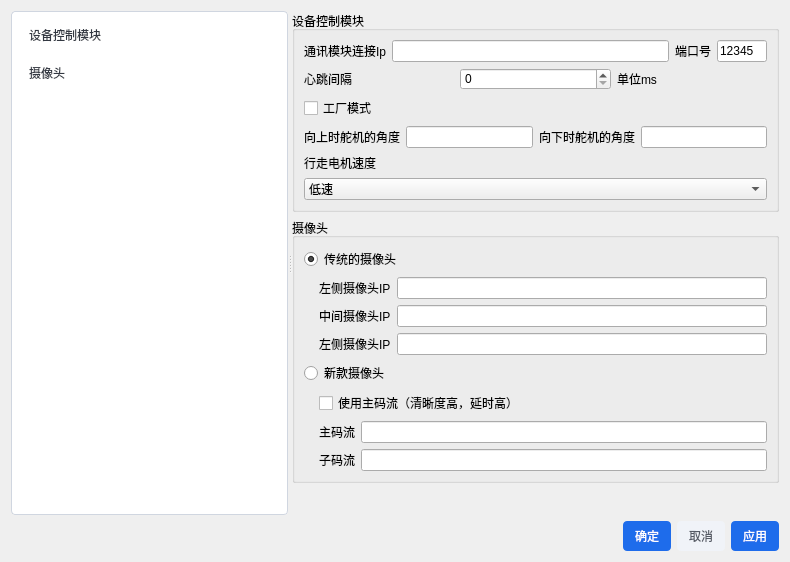
<?xml version="1.0" encoding="UTF-8"?>
<ui version="4.0">
 <class>XmlConfigManager</class>
 <widget class="QWidget" name="XmlConfigManager">
  <property name="geometry">
   <rect>
    <x>0</x>
    <y>0</y>
    <width>790</width>
    <height>562</height>
   </rect>
  </property>
  <property name="windowTitle">
   <string>SettingWidget</string>
  </property>
  <property name="styleSheet">
   <string notr="true">
/* 按钮样式 */
QPushButton {
    background-color: #1e6ceb;
    color: #ffffff;
    border: none;
    border-radius: 4px;
    padding: 6px 12px;
    font-size: 12px;
}
QPushButton:hover {
    background-color: #1859c0;
}
QPushButton:pressed {
    background-color: #134aa5;
}
QPushButton#cancelBtn { /* 取消按钮可单独设置 */
    background-color: #f0f3f8;
    color: #555a64;
}
QPushButton#cancelBtn:hover {
    background-color: #e5e9f2;
}</string>
  </property>
  <layout class="QVBoxLayout" name="verticalLayout_3">
   <item>
    <widget class="QSplitter" name="splitter">
     <property name="sizePolicy">
      <sizepolicy hsizetype="Expanding" vsizetype="Expanding">
       <horstretch>0</horstretch>
       <verstretch>0</verstretch>
      </sizepolicy>
     </property>
     <property name="orientation">
      <enum>Qt::Orientation::Horizontal</enum>
     </property>
     <widget class="QListWidget" name="listWidget">
      <property name="sizePolicy">
       <sizepolicy hsizetype="Fixed" vsizetype="Expanding">
        <horstretch>0</horstretch>
        <verstretch>0</verstretch>
       </sizepolicy>
      </property>
      <property name="styleSheet">
       <string notr="true">/* ========== 新增/优化：QListWidget 样式 ========== */
QListWidget {
    background-color: #ffffff;
    border: 1px solid #d0d6e0;
    border-radius: 4px;
    padding: 4px;
    color: #333842;
    outline: none; /* 去除选中时的虚线框 */
}

/* 列表项基础样式 */
QListWidget::item {
    padding: 8px 10px;
    border-radius: 3px;
    margin: 2px 0;
}

/* 列表项悬浮效果 */
QListWidget::item:hover {
    background-color: #e6f0ff;
}

/* 列表项选中效果 */
QListWidget::item:selected {
    background-color: #1e6ceb;
    color: #ffffff;
}

/* 列表项禁用效果（如需） */
QListWidget::item:disabled {
    color: #a0a6b3;
    background-color: #f8f9fc;
}</string>
      </property>
      <item>
       <property name="text">
        <string>设备控制模块</string>
       </property>
      </item>
      <item>
       <property name="text">
        <string>摄像头</string>
       </property>
      </item>
     </widget>
     <widget class="QWidget" name="widget" native="true">
      <layout class="QVBoxLayout" name="verticalLayout">
       <item>
        <widget class="QGroupBox" name="groupBox">
         <property name="sizePolicy">
          <sizepolicy hsizetype="Preferred" vsizetype="Fixed">
           <horstretch>0</horstretch>
           <verstretch>0</verstretch>
          </sizepolicy>
         </property>
         <property name="title">
          <string>设备控制模块</string>
         </property>
         <layout class="QVBoxLayout" name="verticalLayout_2">
          <item>
           <layout class="QHBoxLayout" name="horizontalLayout">
            <item>
             <widget class="QLabel" name="label">
              <property name="text">
               <string>通讯模块连接Ip</string>
              </property>
             </widget>
            </item>
            <item>
             <widget class="QLineEdit" name="lineEdit"/>
            </item>
            <item>
             <widget class="QLabel" name="label_2">
              <property name="text">
               <string>端口号</string>
              </property>
             </widget>
            </item>
            <item>
             <widget class="QLineEdit" name="lineEdit_2">
              <property name="maximumSize">
               <size>
                <width>50</width>
                <height>16777215</height>
               </size>
              </property>
              <property name="text">
               <string>12345</string>
              </property>
              <property name="maxLength">
               <number>5</number>
              </property>
             </widget>
            </item>
           </layout>
          </item>
          <item>
           <layout class="QHBoxLayout" name="horizontalLayout_3">
            <item>
             <widget class="QLabel" name="label_8">
              <property name="text">
               <string>心跳间隔</string>
              </property>
             </widget>
            </item>
            <item>
             <widget class="QSpinBox" name="spinBox">
              <property name="maximum">
               <number>9999</number>
              </property>
             </widget>
            </item>
            <item>
             <widget class="QLabel" name="label_4">
              <property name="text">
               <string>单位ms</string>
              </property>
             </widget>
            </item>
           </layout>
          </item>
          <item>
           <widget class="QCheckBox" name="checkBox">
            <property name="text">
             <string>工厂模式</string>
            </property>
            <property name="checked">
             <bool>false</bool>
            </property>
           </widget>
          </item>
          <item>
           <layout class="QHBoxLayout" name="horizontalLayout_4">
            <item>
             <widget class="QLabel" name="label_5">
              <property name="text">
               <string>向上时舵机的角度</string>
              </property>
             </widget>
            </item>
            <item>
             <widget class="QLineEdit" name="lineEdit_3"/>
            </item>
            <item>
             <widget class="QLabel" name="label_6">
              <property name="text">
               <string>向下时舵机的角度</string>
              </property>
             </widget>
            </item>
            <item>
             <widget class="QLineEdit" name="lineEdit_4"/>
            </item>
           </layout>
          </item>
          <item>
           <layout class="QVBoxLayout" name="verticalLayout_4">
            <item>
             <widget class="QLabel" name="label_7">
              <property name="text">
               <string>行走电机速度</string>
              </property>
             </widget>
            </item>
            <item>
             <widget class="QComboBox" name="comboBox">
              <item>
               <property name="text">
                <string>低速</string>
               </property>
              </item>
              <item>
               <property name="text">
                <string>中速</string>
               </property>
              </item>
              <item>
               <property name="text">
                <string>高速</string>
               </property>
              </item>
             </widget>
            </item>
           </layout>
          </item>
         </layout>
        </widget>
       </item>
       <item>
        <widget class="QGroupBox" name="groupBox_4">
         <property name="sizePolicy">
          <sizepolicy hsizetype="Preferred" vsizetype="Fixed">
           <horstretch>0</horstretch>
           <verstretch>0</verstretch>
          </sizepolicy>
         </property>
         <property name="title">
          <string>摄像头</string>
         </property>
         <layout class="QVBoxLayout" name="verticalLayout_5">
          <item>
           <widget class="QRadioButton" name="radioButton">
            <property name="text">
             <string>传统的摄像头</string>
            </property>
            <property name="checked">
             <bool>true</bool>
            </property>
           </widget>
          </item>
          <item>
           <widget class="QWidget" name="widget_2" native="true">
            <layout class="QVBoxLayout" name="verticalLayout_6">
             <property name="leftMargin">
              <number>15</number>
             </property>
             <property name="topMargin">
              <number>0</number>
             </property>
             <property name="rightMargin">
              <number>0</number>
             </property>
             <property name="bottomMargin">
              <number>0</number>
             </property>
             <item>
              <layout class="QHBoxLayout" name="horizontalLayout_5">
               <property name="topMargin">
                <number>0</number>
               </property>
               <item>
                <widget class="QLabel" name="label_3">
                 <property name="text">
                  <string>左侧摄像头IP</string>
                 </property>
                </widget>
               </item>
               <item>
                <widget class="QLineEdit" name="lineEdit_5"/>
               </item>
              </layout>
             </item>
             <item>
              <layout class="QHBoxLayout" name="horizontalLayout_6">
               <property name="topMargin">
                <number>0</number>
               </property>
               <item>
                <widget class="QLabel" name="label_9">
                 <property name="text">
                  <string>中间摄像头IP</string>
                 </property>
                </widget>
               </item>
               <item>
                <widget class="QLineEdit" name="lineEdit_6"/>
               </item>
              </layout>
             </item>
             <item>
              <layout class="QHBoxLayout" name="horizontalLayout_7">
               <property name="topMargin">
                <number>0</number>
               </property>
               <item>
                <widget class="QLabel" name="label_10">
                 <property name="text">
                  <string>左侧摄像头IP</string>
                 </property>
                </widget>
               </item>
               <item>
                <widget class="QLineEdit" name="lineEdit_7"/>
               </item>
              </layout>
             </item>
            </layout>
           </widget>
          </item>
          <item>
           <widget class="QRadioButton" name="radioButton_2">
            <property name="text">
             <string>新款摄像头</string>
            </property>
           </widget>
          </item>
          <item>
           <widget class="QWidget" name="widget_3" native="true">
            <layout class="QVBoxLayout" name="verticalLayout_7">
             <property name="leftMargin">
              <number>15</number>
             </property>
             <property name="topMargin">
              <number>0</number>
             </property>
             <property name="rightMargin">
              <number>0</number>
             </property>
             <property name="bottomMargin">
              <number>0</number>
             </property>
             <item>
              <widget class="QCheckBox" name="checkBox_2">
               <property name="text">
                <string>使用主码流（清晰度高，延时高）</string>
               </property>
              </widget>
             </item>
             <item>
              <layout class="QHBoxLayout" name="horizontalLayout_8">
               <property name="topMargin">
                <number>0</number>
               </property>
               <item>
                <widget class="QLabel" name="label_11">
                 <property name="text">
                  <string>主码流</string>
                 </property>
                </widget>
               </item>
               <item>
                <widget class="QLineEdit" name="lineEdit_8"/>
               </item>
              </layout>
             </item>
             <item>
              <layout class="QHBoxLayout" name="horizontalLayout_9">
               <property name="topMargin">
                <number>0</number>
               </property>
               <item>
                <widget class="QLabel" name="label_12">
                 <property name="text">
                  <string>子码流</string>
                 </property>
                </widget>
               </item>
               <item>
                <widget class="QLineEdit" name="lineEdit_9"/>
               </item>
              </layout>
             </item>
            </layout>
           </widget>
          </item>
         </layout>
        </widget>
       </item>
       <item>
        <spacer name="verticalSpacer">
         <property name="orientation">
          <enum>Qt::Orientation::Vertical</enum>
         </property>
         <property name="sizeHint" stdset="0">
          <size>
           <width>20</width>
           <height>40</height>
          </size>
         </property>
        </spacer>
       </item>
      </layout>
     </widget>
    </widget>
   </item>
   <item>
    <layout class="QHBoxLayout" name="horizontalLayout_2">
     <property name="topMargin">
      <number>0</number>
     </property>
     <item>
      <spacer name="horizontalSpacer">
       <property name="orientation">
        <enum>Qt::Orientation::Horizontal</enum>
       </property>
       <property name="sizeType">
        <enum>QSizePolicy::Policy::Expanding</enum>
       </property>
       <property name="sizeHint" stdset="0">
        <size>
         <width>40</width>
         <height>20</height>
        </size>
       </property>
      </spacer>
     </item>
     <item>
      <widget class="QPushButton" name="pushButton_2">
       <property name="styleSheet">
        <string notr="true">/* 按钮样式 */
QPushButton {
    background-color: #1e6ceb;
    color: #ffffff;
    border: none;
    border-radius: 4px;
    padding: 6px 12px;
    font-size: 12px;
}
QPushButton:hover {
    background-color: #1859c0;
}
QPushButton:pressed {
    background-color: #134aa5;
}
QPushButton#cancelBtn { /* 取消按钮可单独设置 */
    background-color: #f0f3f8;
    color: #555a64;
}
QPushButton#cancelBtn:hover {
    background-color: #e5e9f2;
}</string>
       </property>
       <property name="text">
        <string>确定</string>
       </property>
      </widget>
     </item>
     <item>
      <widget class="QPushButton" name="cancelBtn">
       <property name="styleSheet">
        <string notr="true">/* 按钮样式 */
QPushButton {
    background-color: #1e6ceb;
    color: #ffffff;
    border: none;
    border-radius: 4px;
    padding: 6px 12px;
    font-size: 12px;
}
QPushButton:hover {
    background-color: #1859c0;
}
QPushButton:pressed {
    background-color: #134aa5;
}
QPushButton#cancelBtn { /* 取消按钮可单独设置 */
    background-color: #f0f3f8;
    color: #555a64;
}
QPushButton#cancelBtn:hover {
    background-color: #e5e9f2;
}</string>
       </property>
       <property name="text">
        <string>取消</string>
       </property>
      </widget>
     </item>
     <item>
      <widget class="QPushButton" name="pushButton">
       <property name="styleSheet">
        <string notr="true">/* 按钮样式 */
QPushButton {
    background-color: #1e6ceb;
    color: #ffffff;
    border: none;
    border-radius: 4px;
    padding: 6px 12px;
    font-size: 12px;
}
QPushButton:hover {
    background-color: #1859c0;
}
QPushButton:pressed {
    background-color: #134aa5;
}
QPushButton#cancelBtn { /* 取消按钮可单独设置 */
    background-color: #f0f3f8;
    color: #555a64;
}
QPushButton#cancelBtn:hover {
    background-color: #e5e9f2;
}</string>
       </property>
       <property name="text">
        <string>应用</string>
       </property>
      </widget>
     </item>
    </layout>
   </item>
  </layout>
 </widget>
 <resources>
  <include location="../UI/Insulator_Zero_Value_Detection_Robot.qrc"/>
 </resources>
 <connections/>
</ui>
